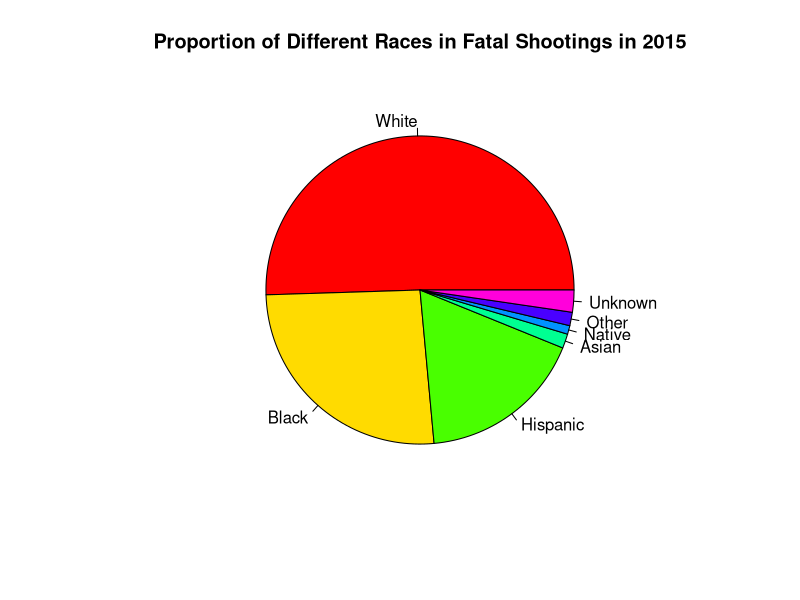
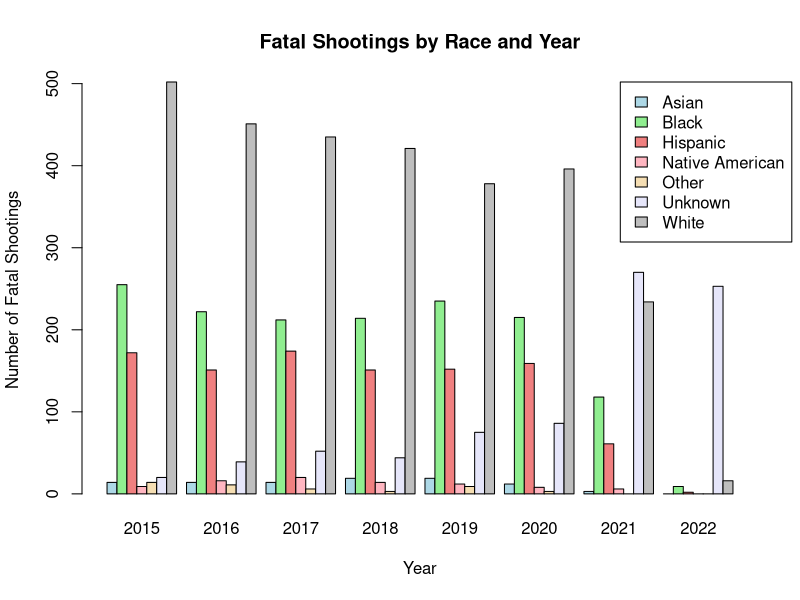
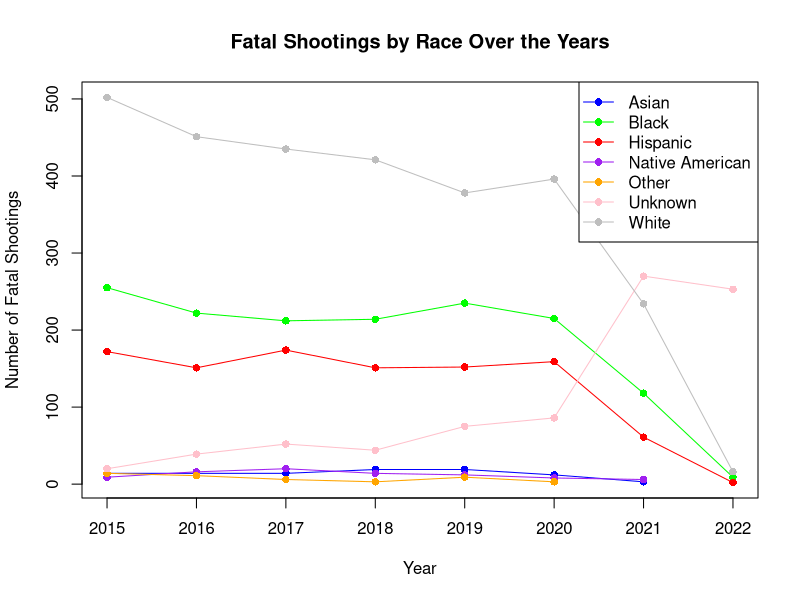
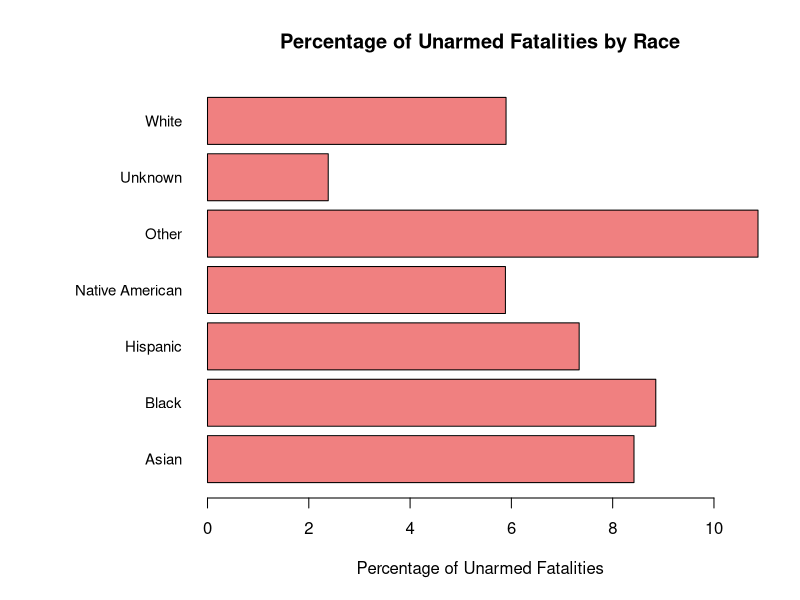

Recreate these plots in R, in order.
## ---- chunk 1
FatalShootingsStats <- read.csv("FatalPoliceShootings_US.csv")

print(class(FatalShootingsStats))

head(FatalShootingsStats)
## ---- chunk 2
#Convert the `date` column to Date format so can extract the year
FatalShootingsStats$date <- as.Date(FatalShootingsStats$date, format = "%m/%d/%Y")

#Made new column for year as an int
FatalShootingsStats$year <- as.integer(format(FatalShootingsStats$date, "%Y"))


## ---- chunk 3
#Analyze 2015 as a test run

data_filtered <- FatalShootingsStats[FatalShootingsStats$year == 2015, ]


#Grab the total amount of times certain races are in the data
asian_count <- nrow(data_filtered[data_filtered$race_name == 'Asian', ])
black_count <- nrow(data_filtered[data_filtered$race_name == 'Black', ])
white_count <- nrow(data_filtered[data_filtered$race_name == 'White', ])
hispanic_count <- nrow(data_filtered[data_filtered$race_name == 'Hispanic', ])
native_count <- nrow(data_filtered[data_filtered$race_name == 'Native American', ])
other_count <- nrow(data_filtered[data_filtered$race_name == 'Other', ])
unknown_count <- nrow(data_filtered[data_filtered$race_name == 'Unknown', ])

#Created a data.frame with counts so can plot them
race_counts <- data.frame(
  race = c("White", "Black", "Hispanic", "Asian", "Native", "Other", "Unknown"),
  count = c(white_count, black_count, hispanic_count, asian_count, native_count, other_count, unknown_count)
)

#Created a pie chart
pie(race_counts$count, 
    labels = race_counts$race, 
    main = "Proportion of Different Races in Fatal Shootings in 2015",
    col = rainbow(length(race_counts$count)))


## ---- chunk 4
## Sophia's addition 
#creating subsets by year

FatalShootingsStats <- na.omit(FatalShootingsStats) # getting rid of rows with any NA values


data_15 <- subset(FatalShootingsStats, FatalShootingsStats$year == 2015 )
data_16 <- subset(FatalShootingsStats, FatalShootingsStats$year == 2016 )
data_17 <- subset(FatalShootingsStats, FatalShootingsStats$year == 2017 )
data_18 <- subset(FatalShootingsStats, FatalShootingsStats$year == 2018 )
data_19 <- subset(FatalShootingsStats, FatalShootingsStats$year == 2019 )
data_20 <- subset(FatalShootingsStats, FatalShootingsStats$year == 2020 )
data_21 <- subset(FatalShootingsStats, FatalShootingsStats$year == 2021 )
data_22 <- subset(FatalShootingsStats, FatalShootingsStats$year == 2022 )
# basic stats dependent on year
total <- c(nrow(data_15), nrow(data_16), nrow(data_17), nrow(data_18), nrow(data_19), nrow(data_20), nrow(data_21), nrow(data_22) )

average_age <- c(mean(data_15$age), mean(data_16$age), mean(data_17$age), mean(data_18$age), mean(data_19$age), mean(data_20$age), mean(data_21$age), mean(data_22$age))

bodycam_false <- c(sum(data_15$body_camera == "FALSE"), sum(data_16$body_camera == "FALSE"), sum(data_17$body_camera == "FALSE"), sum(data_18$body_camera == "FALSE"), sum(data_19$body_camera == "FALSE"), sum(data_20$body_camera == "FALSE"), sum(data_21$body_camera == "FALSE"), sum(data_22$body_camera == "FALSE"))

bodycam_true <- c(sum(data_15$body_camera == "TRUE"), sum(data_16$body_camera == "TRUE"), sum(data_17$body_camera == "TRUE"), sum(data_18$body_camera == "TRUE"), sum(data_19$body_camera == "TRUE"), sum(data_20$body_camera == "TRUE"), sum(data_21$body_camera == "TRUE"), sum(data_22$body_camera == "TRUE"))

bodycam_percent <- c((bodycam_true[1]/total[1]), (bodycam_true[2]/total[2]),(bodycam_true[3]/total[3]),(bodycam_true[4]/total[4]),(bodycam_true[5]/total[5]),(bodycam_true[6]/total[6]),(bodycam_true[7]/total[7]),(bodycam_true[8]/total[7]))

year_stats <- data.frame(total, round(average_age, 1), bodycam_false, bodycam_true, bodycam_percent ) 
names(year_stats) <- c("Total Fatal Shootings", "Average Age", "No Body Camera", "Yes Body Camera", "percent of yes body camera")
rownames(year_stats) <- c("2015", "2016", "2017", "2018", "2019", "2020", "2021", "2022")
year_stats





## ---- chunk 5
#Bryan's Additions
# adding colunm for current president -> is not currently working,  


FatalShootingsStats$month <- as.integer(format(FatalShootingsStats$date, "%m"))
FatalShootingsStats$day <- as.integer(format(FatalShootingsStats$date, "%d"))

FatalShootingsStats$President <-ifelse(FatalShootingsStats$month >= 1 & FatalShootingsStats$day >=20 & FatalShootingsStats$year >=2021, FatalShootingsStats$President <-"Joseph R. Biden", FatalShootingsStats$President <-"Donald Trump")

FatalShootingsStats$President <-ifelse((FatalShootingsStats$month >= 1 & FatalShootingsStats$day >=20 & FatalShootingsStats$year <=2016), FatalShootingsStats$President <-"Barack Obama", FatalShootingsStats$President <-"Donald Trump")
data_18 <- subset(FatalShootingsStats, FatalShootingsStats$year >= 2015 )

data_18

## ---- chunk 6
# aggregate data by year and race_name
race_year_counts <- aggregate(FatalShootingsStats$race_name, 
                              by = list(Year = FatalShootingsStats$year, 
                                        Race = FatalShootingsStats$race_name), 
                      FUN = length)
colnames(race_year_counts)[3] <- "Count"

# create a matrix to store counts for each race across years
race_counts_matrix <- xtabs(Count ~ Race + Year, data = race_year_counts)

# set up colors for each race
colors <- c("lightblue", "lightgreen", "lightcoral", "lightpink", "wheat", "lavender", "gray")

# creating bar plot
barplot(race_counts_matrix, beside = TRUE, col = colors,
        main = "Fatal Shootings by Race and Year",
        xlab = "Year", ylab = "Number of Fatal Shootings", 
        legend.text = rownames(race_counts_matrix), 
        args.legend = list(x = "topright", inset = c(-0.05, 0)))

## ---- chunk 7
# set up an empty plot with the correct axes limits
plot(NULL, xlim = range(race_year_counts$Year), 
     ylim = range(race_year_counts$Count), 
     xlab = "Year", ylab = "Number of Fatal Shootings", 
     main = "Fatal Shootings by Race Over the Years")

# define colors for each race
race_colors <- c("blue", "green", "red", "purple", "orange", "pink", "gray")

# get unique races
unique_races <- unique(race_year_counts$Race)

# loop through each race to plot its line on the graph
for (i in 1:length(unique_races)) {
  # Subset data for the current race
  race_data <- subset(race_year_counts, Race == unique_races[i])
  
  # plot the line for this race
  lines(race_data$Year, race_data$Count, type = "o", col = race_colors[i], pch = 16)
}

# add a legend
legend("topright", legend = unique_races, col = race_colors, pch = 16, lty = 1)
## ---- chunk 8
# filtering data to include only unarmed incidents
unarmed_data <- subset(FatalShootingsStats, FatalShootingsStats$armed == "unarmed")

# count unarmed fatalities by race
unarmed_deaths_by_race <- aggregate(unarmed_data$armed, 
                                    by = list(Race = unarmed_data$race_name), 
                                    FUN = length)
colnames(unarmed_deaths_by_race)[2] <- "Unarmed_Deaths"

# count display
unarmed_deaths_by_race



## ---- chunk 9
# count total fatalities by race
total_deaths_by_race <- aggregate(FatalShootingsStats$armed, 
                                  by = list(Race = FatalShootingsStats$race_name), 
                                  FUN = length)

# ensure all races are represented in unarmed deaths by race
all_races <- unique(FatalShootingsStats$race_name)
unarmed_deaths_by_race <- aggregate(unarmed_data$armed, 
                                    by = list(Race = unarmed_data$race_name), 
                                    FUN = length)
unarmed_deaths_by_race <- merge(data.frame(Race = all_races), unarmed_deaths_by_race, 
                                by = "Race", all.x = TRUE)
unarmed_deaths_by_race[is.na(unarmed_deaths_by_race)] <- 0  # Replace NA with 0

# merge total deaths and unarmed deaths
race_unarmed_comparison <- merge(unarmed_deaths_by_race, total_deaths_by_race, 
                                 by = "Race", 
                                 suffixes = c("_Unarmed", "_Total"))

# calculate percentage of unarmed fatalities for each race
race_unarmed_comparison$Unarmed_Death_Percentage <- 
  (race_unarmed_comparison$x_Unarmed / race_unarmed_comparison$x_Total) * 100

# rename columns for clarity
colnames(race_unarmed_comparison) <- c("Race", "Unarmed_Deaths", "Total_Deaths", "Unarmed_Death_Percentage")

# display the updated data frame
race_unarmed_comparison

# adjust margins to give more space to labels
par(mar = c(5, 10, 4, 2) + 0.1) # Increase left margin for y-axis labels

# create a horizontal bar plot
barplot(race_unarmed_comparison$Unarmed_Death_Percentage,
names.arg = race_unarmed_comparison$Race,
main = "Percentage of Unarmed Fatalities by Race",
xlab = "Percentage of Unarmed Fatalities",
col = "lightcoral",
horiz = TRUE,       # Horizontal bars
las = 1,            # Ensure labels are horizontal on y-axis
cex.names = 0.9)    # Adjust label size if needed

# reset margins after plotting (optional if running multiple plots in sequence)
par(mar = c(5, 4, 4, 2) + 0.1)
